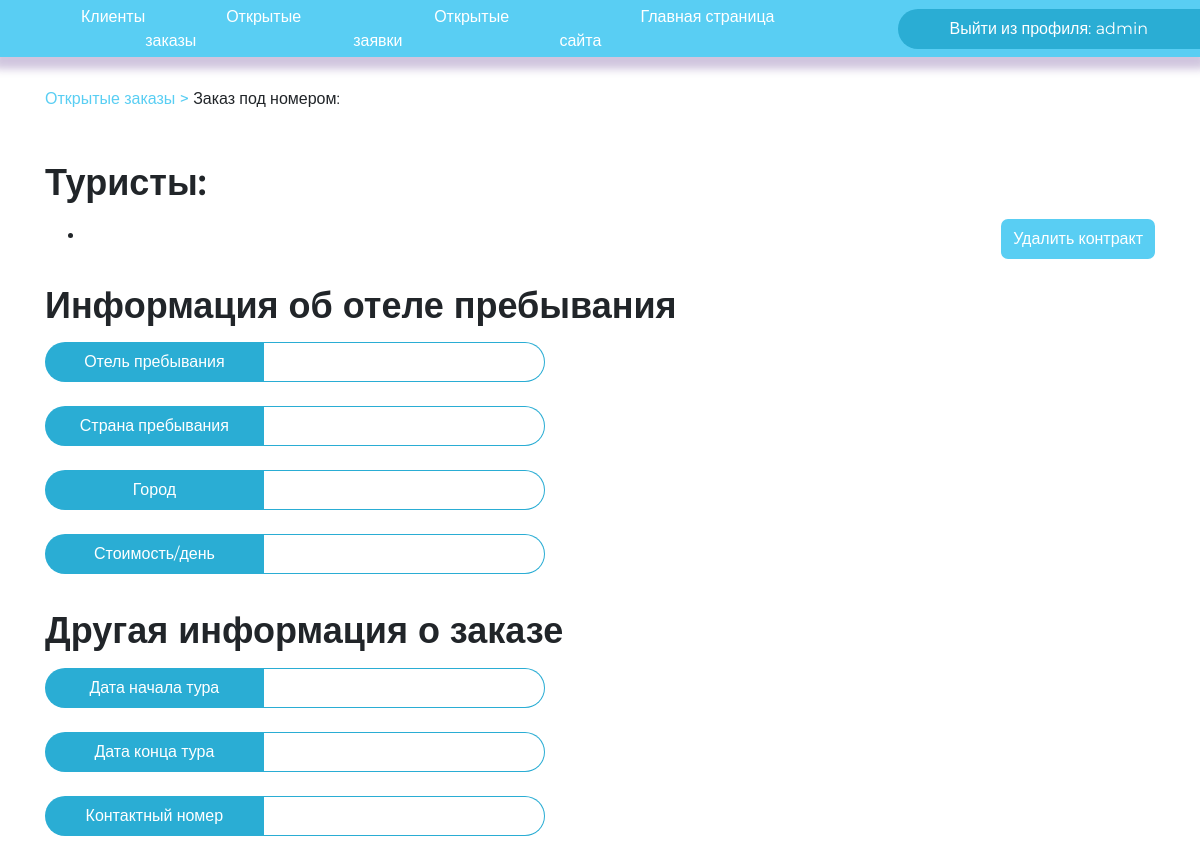
/agent/contract/47/ (signed in), run on an earlier commit of the app's database.
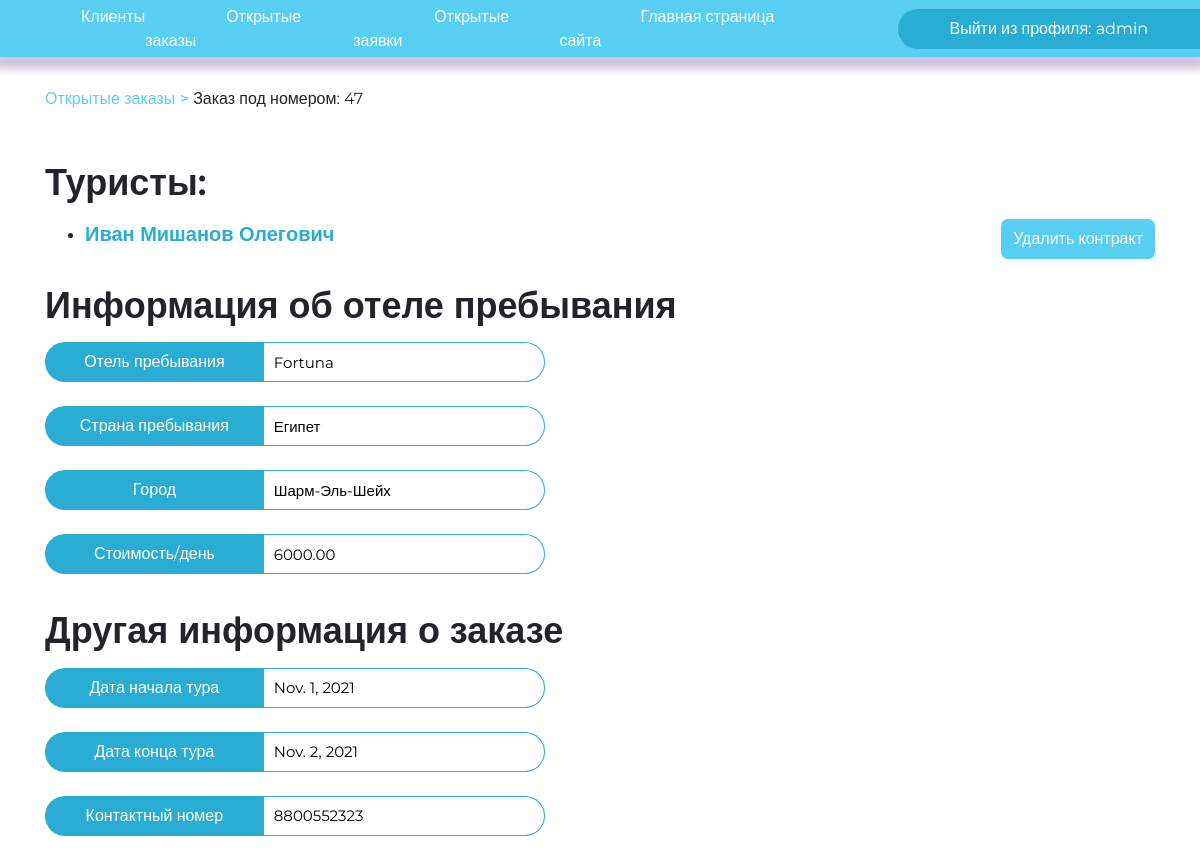
And on a later commit of the database.
### djangoApp/models.py (models this page shows, shortened)
class Contract(models.Model):
    client_id = models.ForeignKey(Client, on_delete=models.CASCADE)
    hotel_id = models.ForeignKey(Hotel, on_delete=models.CASCADE)
    group_id = models.ForeignKey(
        GroupClient, on_delete=models.CASCADE, blank=True, null=True)
    sell_date = models.DateField(null=True, blank=True)
    start_date = models.DateField()
    end_date = models.DateField()
    contact_numberRegex = RegexValidator(regex=r'^((8|\+7)[\- ]?)?(\(?\d{3}\)?[\- ]?)?[\d\- ]{7,10}$',
                                         message="Номер телефона введен в неверном формате! Пример: +79261234567, 89261234567, 79261234567, 123-45-67 и т.п.")
    contact_number = models.CharField(
        max_length=13, validators=[contact_numberRegex])

class Client(models.Model):
    surname = models.CharField(max_length=30)
    name = models.CharField(max_length=30)
    patronymic = models.CharField(max_length=30)
    address = models.CharField(max_length=50)
    email = models.CharField(max_length=50)
    pass_and_serial = models.CharField(
        max_length=12, db_index=True, null=True, blank=True)
    pass_number = models.CharField(max_length=6, validators=[
                                   MinLengthValidator(6, 'Длина номера паспорта 6 цифр')])
    pass_serial = models.CharField(max_length=4, validators=[
                                   MinLengthValidator(4, 'Длина серии паспорта 4 цифры')])

class Hotel(models.Model):
    country_id = models.ForeignKey(Country, on_delete=models.CASCADE)
    name = models.CharField(max_length=30)
    town = models.CharField(max_length=30)
    price = models.DecimalField(max_digits=20, decimal_places=2)
    wi_fi = models.CharField(
        choices=(('1', '1'), ('0', '0')), default=0, max_length=30)
    beach = models.CharField(
        choices=(('1', '1'), ('0', '0')), default=0, max_length=30)
    air_conditioning = models.CharField(
        choices=(('1', '1'), ('0', '0')), default=0, max_length=30)
    child = models.CharField(
        choices=(('1', '1'), ('0', '0')), default=0, max_length=30)
    bar = models.CharField(
        choices=(('1', '1'), ('0', '0')), default=0, max_length=30)
    desc = models.TextField(max_length=200)

class Country(models.Model):
    name = models.CharField(max_length=30)
    money = models.CharField(max_length=30)
    language = models.CharField(max_length=30)
    class Meta:
        verbose_name_plural = "Countries"

### djangoApp/views.py (the view)
# urls.py: path('agent/contract/<int:id>/', FullContract.as_view(), name='get_full_contract'),
class FullContract(LoginRequiredMixin, View):
    redirect_field_name = None
    def get(self, request, id):
        contract = get_full_contract(id)
        context = {'full_contract': contract,
                   }
        return render(request, 'full_contract.html', context=context)

### djangoApp/base.py (called while the page is built)
def get_full_contract(id):
    contract = Contract.objects.filter(id=id).first()
    return contract

### djangoApp/templates/full_contract.html (shortened to what this page needs)
{% extends 'secret_panel.html' %}
{% block currPath %} <div class="path"><a href="/agent/">Открытые заказы ></a> Заказ под номером: {{ full_contract.id }}
</div>{% endblock %}
{% block content %}
<div style="margin-top: 50px">
    <h1 class="semi-text" style="margin-bottom:15px;">Туристы:</h1>
    <button class="btn btn-primary" data-bs-toggle="modal" data-bs-target="#delete_submit" style="float:right;">Удалить контракт</button>
    <ul id="clients-ul">
        {% if full_contract.group_id %}
        {% for client in full_contract.group_id.client.all %}
        <li><a href="client/{{client.id}}/" class="client-list">{{client.surname}} {{client.name}}
                {{client.patronymic}}</a></li>
        {% endfor %}
        {% else %}
        <li><a href="/agent/client/{{full_contract.client_id.id}}/" class="client-list">{{full_contract.client_id.name}}
                {{full_contract.client_id.surname}} {{full_contract.client_id.patronymic}}</a></li>
        {% endif %}
    </ul>
    <h1 class="semi-text" style="margin-bottom:15px; margin-top: 35px">Информация об отеле пребывания</h1>
    <div class="enter-container" style="width: 500px;">
        <span class="enterPL-invite">Отель пребывания</span><input type="text" value="{{ full_contract.hotel_id.name }}"
            readonly class="enterPL-input" />
    </div>
    <div class="enter-container" style="width: 500px;">
        <span class="enterPL-invite">Страна пребывания</span><input type="text"
            value="{{ full_contract.hotel_id.country_id.name }}" readonly class="enterPL-input" />
    </div>
    <div class="enter-container" style="width: 500px;">
        <span class="enterPL-invite">Город</span><input type="text" value="{{ full_contract.hotel_id.town }}" readonly
            class="enterPL-input" />
    </div>
    <div class="enter-container" style="width: 500px;">
        <span class="enterPL-invite">Стоимость/день</span><input type="text" value="{{ full_contract.hotel_id.price }}"
            readonly class="enterPL-input" />
    </div>
    <h1 class="semi-text" style="margin-bottom:15px; margin-top: 35px">Другая информация о заказе</h1>
    <div class="enter-container" style="width: 500px;">
        <span class="enterPL-invite">Дата начала тура</span><input type="text" value="{{ full_contract.start_date }}"
            readonly class="enterPL-input" />
    </div>
    <div class="enter-container" style="width: 500px;">
        <span class="enterPL-invite">Дата конца тура</span><input type="text" value="{{ full_contract.end_date }}"
            readonly class="enterPL-input" />
    </div>
    <div class="enter-container" style="width: 500px;">
        <span class="enterPL-invite">Контактный номер</span><input type="text"
            value="{{ full_contract.contact_number }}" readonly class="enterPL-input" />
    </div>
</div>
{% endblock %}

What changed in the data, as far as the page shows it:
added Contract: id "47", client_id.name "Иван", client_id.surname "Мишанов", client_id.patronymic "Олегович", hotel_id.name "Fortuna", hotel_id.country_id.name "Египет", hotel_id.town "Шарм-Эль-Шейх", hotel_id.price "6000.00", start_date "Nov. 1, 2021", end_date "Nov. 2, 2021", contact_number "8800552323"
